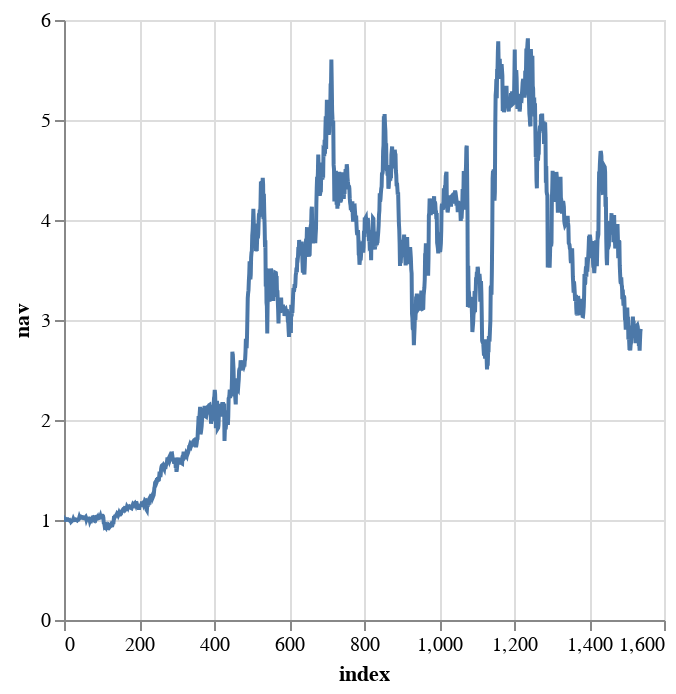

Notebook source saved alongside this figure:
### Code cell
metrics['nav'].plot.line()

### Figure 1 — Vega-Lite specification as saved in the notebook (floating-point values rounded to 4 significant figures; data arrays with more than 128 entries replaced by an {"elided": "..."} marker saying what was removed)
{"config": {"view": {"continuousWidth": 300, "continuousHeight": 300}}, "data": {"name": "data-15b8f1ffeaa09b89fcdcc372e6a25f65"}, "mark": {"type": "line", "tooltip": true}, "encoding": {"x": {"field": "index", "type": "quantitative"}, "y": {"field": "nav", "type": "quantitative"}}, "params": [{"name": "param_24", "select": {"type": "interval", "encodings": ["x", "y"]}, "bind": "scales"}], "$schema": "https://vega.github.io/schema/vega-lite/v5.20.1.json", "datasets": {"data-15b8f1ffeaa09b89fcdcc372e6a25f65": {"elided": "1539 records"}}}
